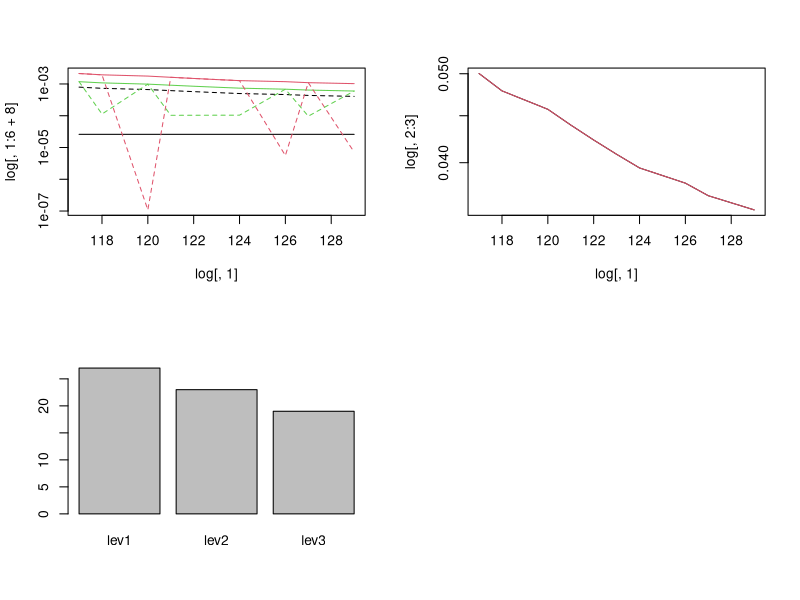
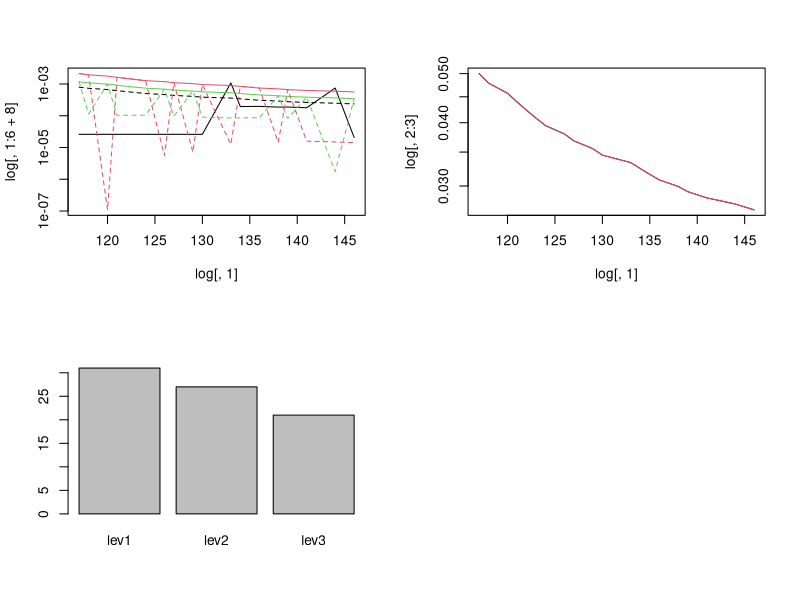
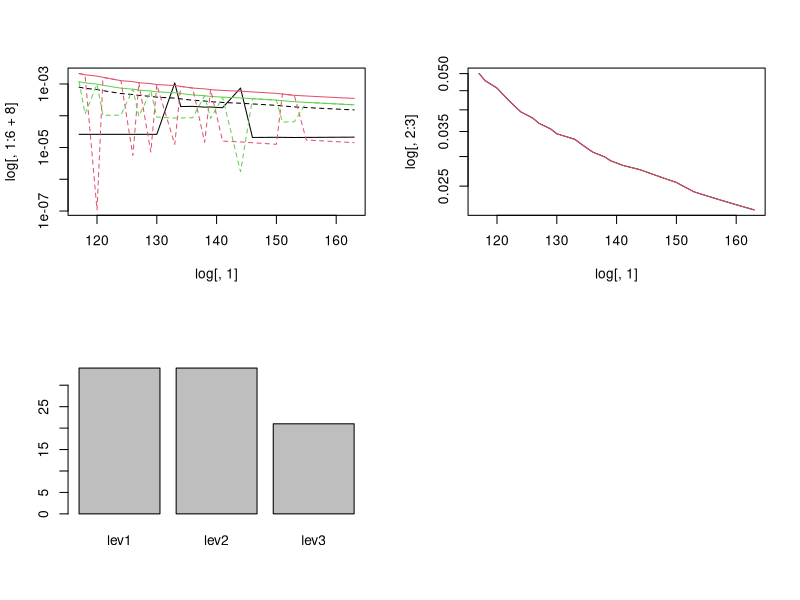
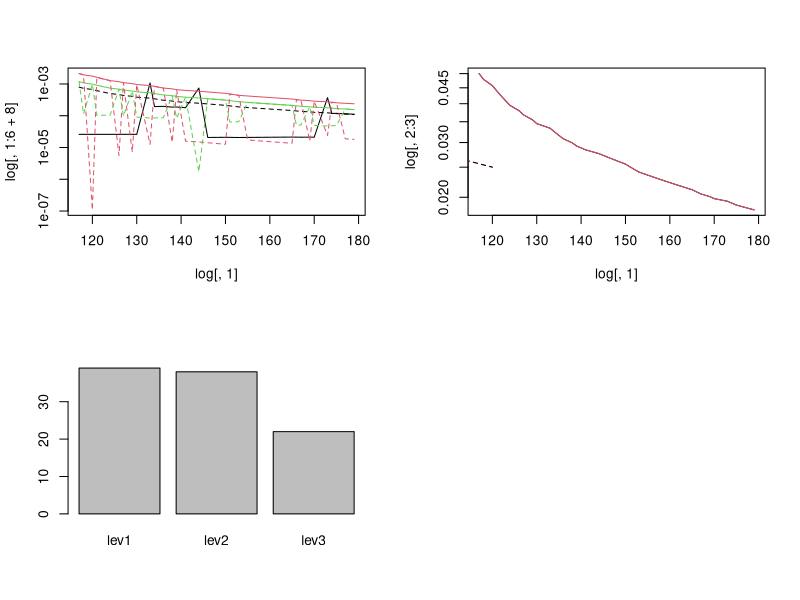
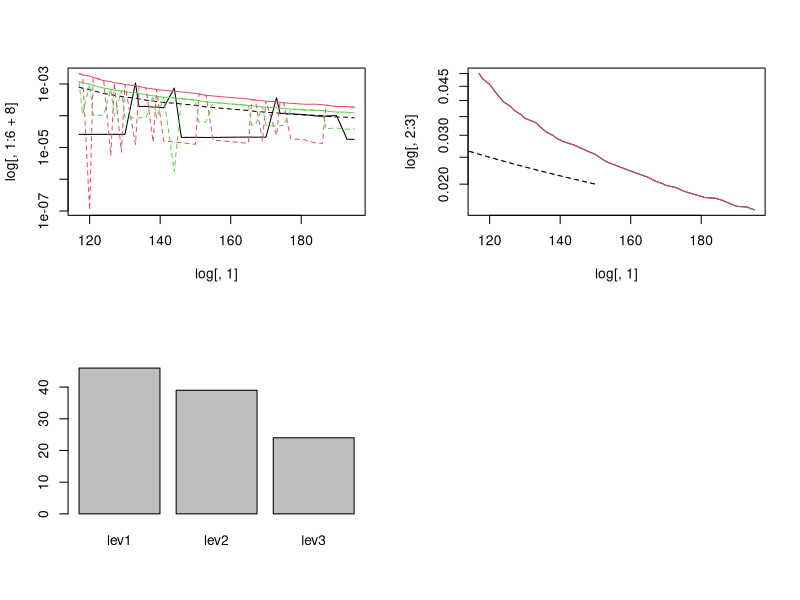
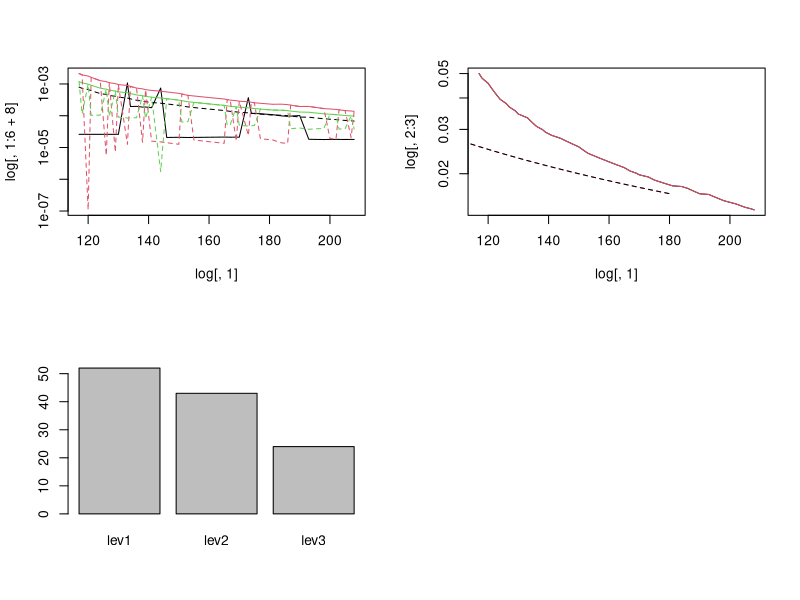
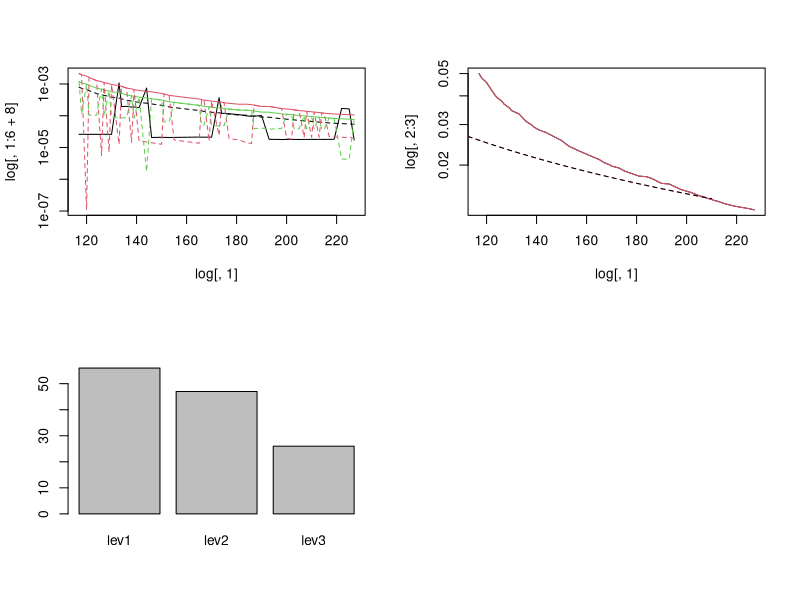
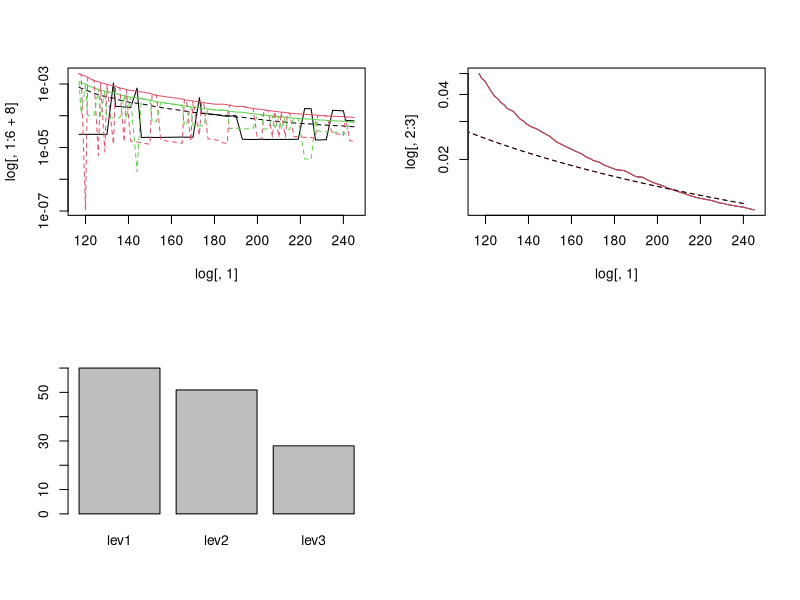

Write R code to recreate these figures, in order.
library(Matrix)

N = 5000
cost = c(1,2,3)
#cost = c(1,1,1)
set.seed(123)
Ytable = matrix(rnorm(N*3),N,3,byrow = TRUE)
Ymat = matrix(c(1/3,1/13,1,1,0,1/10,1,1.5,0,0,1,2),4,3)
#Ymat = matrix(c(1,0,0,1,0,1,0,1.5,0,0,1,2),4,3)
Ytable = cbind(Ytable,1) %*% Ymat
Ytable = cbind(Ytable,1) %*% matrix(c(1,0,0,1,0,1,0,1.5,0,0,1,2),4,3)

realK = t(Ymat) %*% diag(c(1,1,1,0)) %*% Ymat

#realK = diag(3)
#rgl::plot3d(Ytable)

levs = factor(paste0("lev",1:3))
nlevs = nlevels(levs)
x = expand.grid(lev = levs,seed = 1:20)

fun = function(seed,lev) Ytable[seed+nrow(Ytable)*(as.integer(lev)-1)]

x$val = fun(x$seed,x$lev)

x = x[seq_len(nrow(x)-1),]

x_tab = reshape2::dcast(x, seed~lev, value.var = "val")

sparseZero = function(n,m) sparseMatrix(i=integer(0),j=integer(0),x=numeric(0),dims=c(n,m))

MyCov = function(x,y,BASE=K) {
  X = data.frame(seed=x$seed, lev=as.integer(x$lev), i=seq_len(nrow(x)))
  Y = data.frame(seed=y$seed, lev=as.integer(y$lev), i=seq_len(nrow(y)))
  
  XY = merge(X,Y,by="seed")
  sparseMatrix(
    i=XY$i.x,
    j=XY$i.y,
    x=BASE[XY$lev.x + (XY$lev.y-1)*nlevs],
    dims=c(nrow(X),nrow(Y)))
}

MyH = function(x) {
  sparseMatrix(
    i=seq_len(nrow(x)),
    j=as.integer(x$lev),
    x=1,
    dims=c(nrow(x),nlevs))
}

loglik = function(SK, SX) {
  eSK = eigen(SK)
  vSX = SX %*% eSK$vectors
  vSX = colSums(vSX^2)
  eval = eSK$values
  selval = eval > max(eval)*1e-6
  dval = ifelse(selval,1/eval,0)
  k = nrow(SX)
  -(k*sum(log(eval[selval]*2*pi)) + sum(dval*vSX))/2
}

TF = c(TRUE,FALSE)
TF = as.matrix(expand.grid(TF,TF,TF))
TF = lapply(seq_len(nrow(TF)),function(i)as.vector(TF[i,]))

loglik_na = function(K,X) {
  sum(sapply(TF, function(sel) {
    inX = is.na(X)
    rsel = apply(cbind(!inX[,sel,drop=FALSE],inX[,!sel,drop=FALSE]),1,all)
    if (sum(rsel) > 0) {
      loglik(K[sel,sel,drop=FALSE], X[rsel,sel,drop=FALSE])
    } else {
      0
    }
  }))
}

p_to_K = function(p) {
  mt = matrix(c(p[1],p[2],p[3],0,p[4],p[5],0,0,p[6]),3,3)
  mt %*% t(mt)
}


Z = sparseZero(3,3)
p = c(1,0,0,1,0,1)

K = diag(nrow=nlevs)
log = NULL
for (ad in seq_len(2000)) {
  x = x[order(x$seed,x$lev),]
  
  # x_tab = reshape2::dcast(x, seed~lev, value.var = "val")
  # X = as.matrix(x_tab[,seq_len(nlevs)+1])
  # X = apply(X,2,function(x) x - mean(x,na.rm=TRUE))
  # ret = optim(p,function(p) -loglik_na(p_to_K(p),X))
  # p = ret$par
  # K = p_to_K(p)
  K = realK
  
  xH = MyH(x)
  xS = MyCov(x,x)
  xM = rbind(cbind(xS,xH),cbind(t(xH),Z))
  MY = solve(xM,c(x$val,rep(0,nlevs)))
  mu = MY[nrow(x)+1:3]
  xe = expand.grid(seed = unique(x$seed), lev = levs)
  xe$val = cbind(MyCov(xe,x),MyH(xe)) %*% MY
  
  xe_tab = reshape2::dcast(xe, seed~lev, value.var = "val")
  K_ = cov(xe_tab[,seq_len(nlevs)+1])
  r = sqrt(sum((K-K_)^2))
  #print(r)

h = rep(0,nrow(x)+3)
h[nrow(x)+3] = 1

nx = expand.grid(seed = max(x$seed)+1, lev = levs)

lev_seed = sapply(levs, function(l) max(x$seed[x$lev == l])) + 1
nx = rbind(
  expand.grid(seed = max(x$seed) + 1, lev=levs),
  data.frame(seed = sapply(levs, function(l) max(x$seed[x$lev == l]))+1, lev = levs)
)
#nx = unique(nx)

nS = MyCov(x,nx)
nH = MyH(nx)
b = rbind(nS,t(nH))
g = solve(xM,b)
c = diag(MyCov(nx,nx))

mh = solve(xM,h)
var = -as.vector(h %*% solve(xM,h))
wei = as.vector(mh)[seq_len(nrow(x))]
length(wei)
var2 = as.vector(wei %*% MyCov(x,x,realK) %*% wei)
vardif = as.vector((h %*% g)^2 / (c - colSums(g*b)))

vardifpercost = vardif / cost[nx$lev]
log = rbind(log,c(sum(cost[x$lev]),var,var2,vardif,vardifpercost, mu))
#print(vardif)

#sel = which.max(vardifpercost)
sel = sample(seq_along(vardifpercost),size = 1, prob = vardifpercost)

add_x = nx[sel,]
add_x$val = fun(add_x$seed,add_x$lev)
print(add_x)
x = rbind(x,add_x)
if (nrow(log) %% 10 == 0) {
  par(mfrow=c(2,2))
  matplot(log[,1],log[,1:6+8],log="y",type="l",col=rep(1:3,times=2),lty=rep(1:2,each=3))
#  plot(-log[,2],log="xy")
#  abline(0,-1)
  #plot(log[,1],log[,17]); abline(h=2)
  #lines(log[,1],2 + sqrt(-log[,2]),lty=2)
  #lines(log[,1],2 - sqrt(-log[,2]),lty=2)
  matplot(log[,1],log[,2:3],log="y",type="l",lty=1)
  lines(seq_len(nrow(log))*cost[3],realK[3,3]/seq_len(nrow(log)),lty=2,col=2)
  lines(seq_len(nrow(log))*cost[3],K[3,3]/seq_len(nrow(log)),lty=2,col=1)
  barplot(table(x$lev))
}
}


#plot(-log[,2],log="xy")
#abline(0,-1)


#x_tab = reshape2::dcast(x, seed~lev, value.var = "val")

